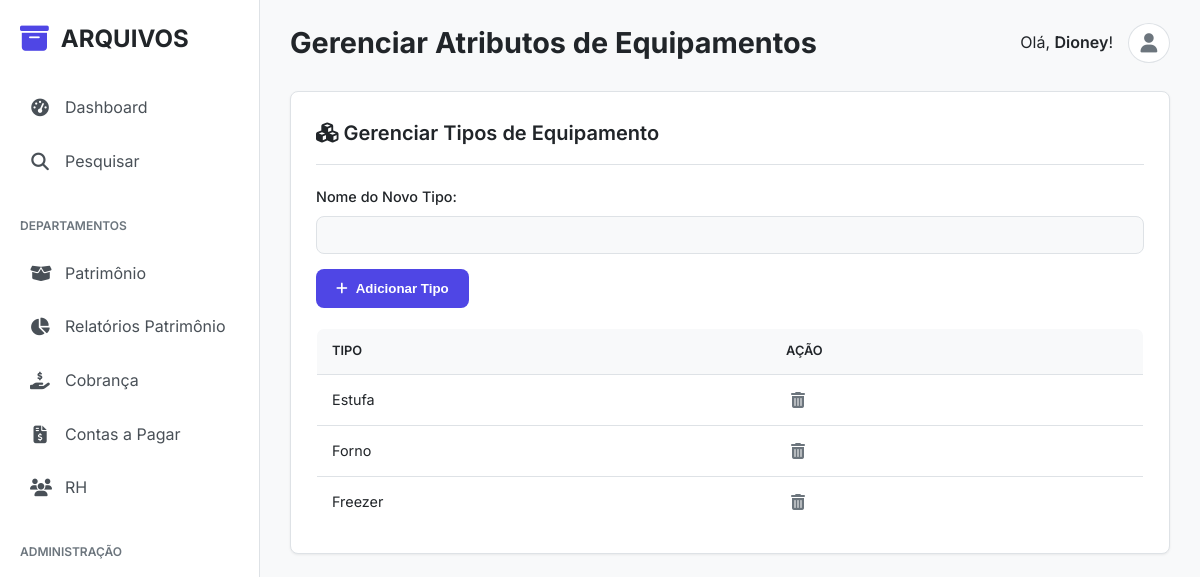
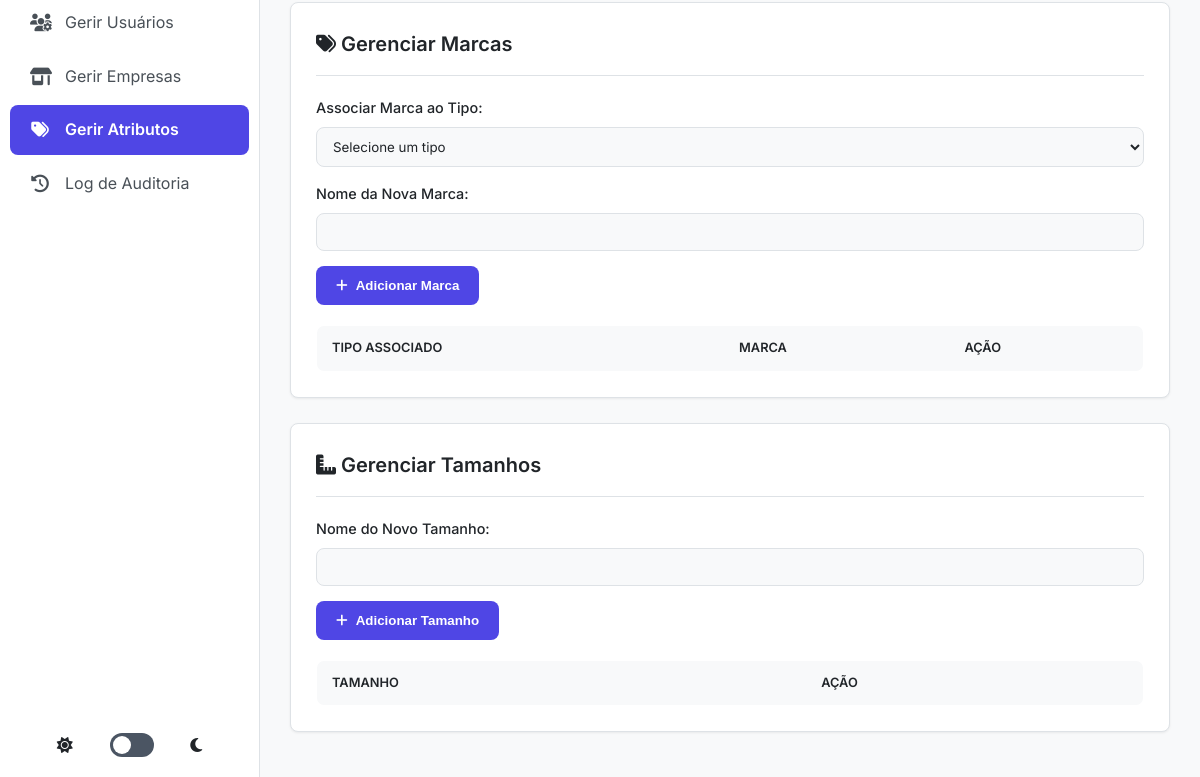
/super_admin/manage_attributes (signed in), run on an earlier commit of the app's database (2 pictures, top to bottom).
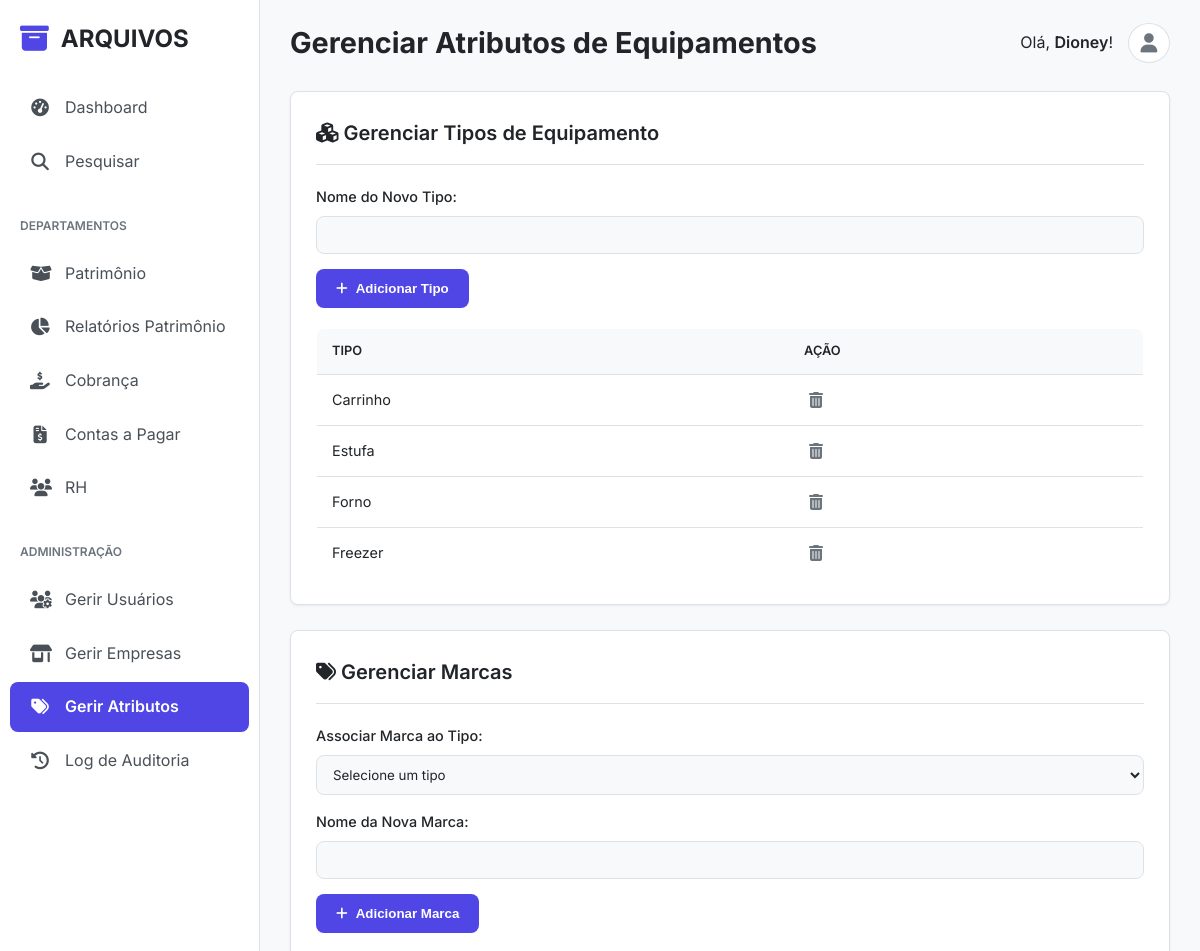
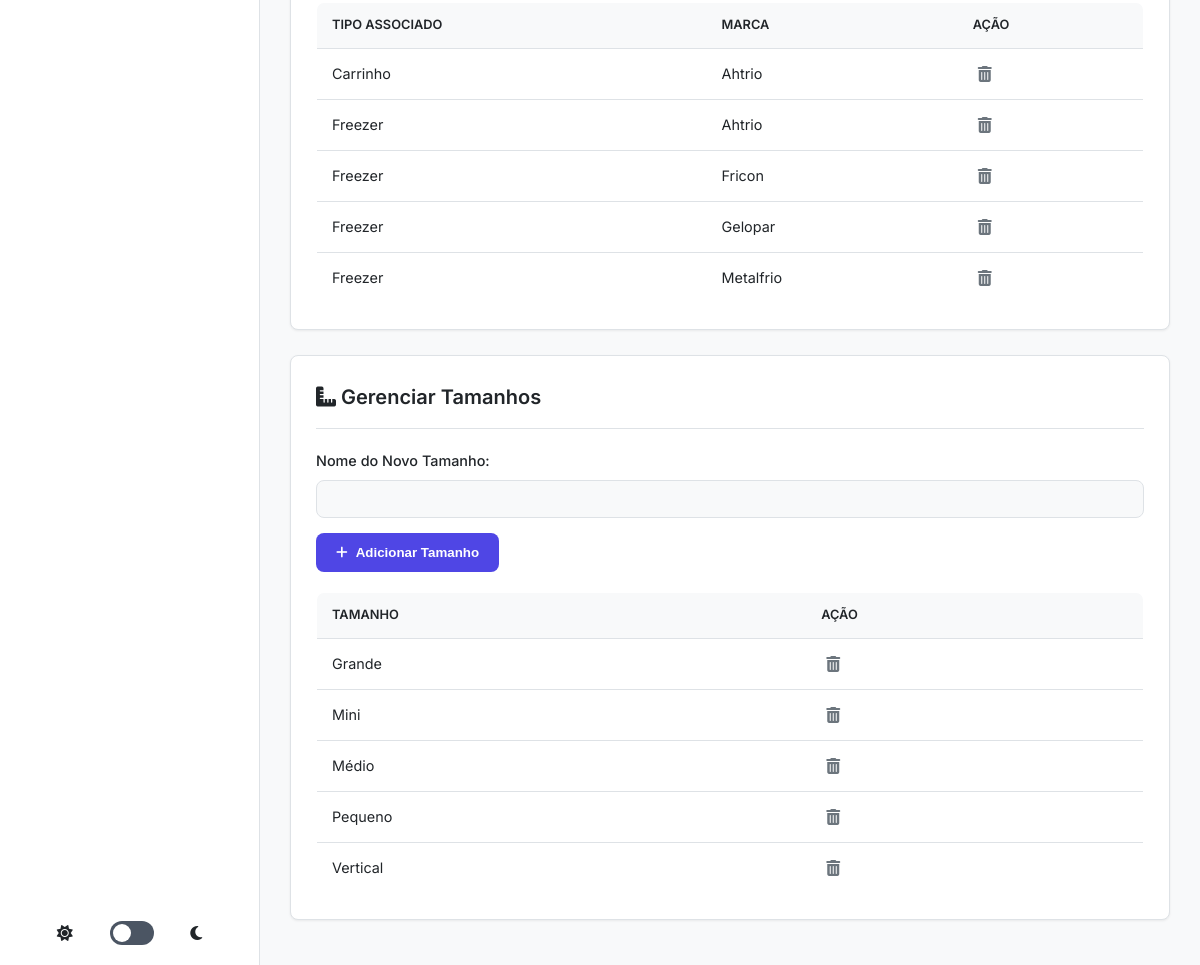
And on a later commit of the database (2 pictures, top to bottom).
### tables this page shows
CREATE TABLE tipos_equipamento (id INTEGER PRIMARY KEY, nome TEXT UNIQUE NOT NULL);

CREATE TABLE marcas (id INTEGER PRIMARY KEY, nome TEXT NOT NULL, tipo_id INTEGER NOT NULL, FOREIGN KEY (tipo_id) REFERENCES tipos_equipamento(id));

CREATE TABLE tamanhos (
            id INTEGER PRIMARY KEY AUTOINCREMENT,
            nome TEXT UNIQUE NOT NULL
        );

### app.py (the view)
@app.route('/super_admin/manage_attributes')
@login_required
@role_required(['super_admin'])
def manage_attributes():
    db = get_db()
    tipos = db.execute("SELECT * FROM tipos_equipamento ORDER BY nome").fetchall()
    marcas = db.execute("""
        SELECT m.id, m.nome, t.nome as tipo_nome
        FROM marcas m
        JOIN tipos_equipamento t ON m.tipo_id = t.id
        ORDER BY t.nome, m.nome
    """).fetchall()
    tamanhos = db.execute("SELECT * FROM tamanhos ORDER BY nome").fetchall()
    return render_template('super_admin/manage_attributes.html', tipos=tipos, marcas=marcas, tamanhos=tamanhos)

### app.py (called while the page is built)
@app.before_request
def log_request_info():
    print(f"\n>>> REQUISIÇÃO RECEBIDA: {request.method} {request.path}")
    print(f">>> Cabeçalho 'Cookie': {request.headers.get('Cookie')}")
    print(f">>> Sessão no início da requisição: {dict(session)}")

def login_required(f):
    @wraps(f)
    def decorated_function(*args, **kwargs):
        print(f"--- Verificando @login_required para a rota: '{request.endpoint}'")
        if 'logged_in' not in session:
            print(f"--- FALHA em @login_required. Sessão atual: {dict(session)}")
            flash('Você precisa fazer login para acessar esta página.', 'danger')
            return redirect(url_for('admin_login'))
        print(f"--- SUCESSO em @login_required. Usuário '{session.get('username')}' está logado.")
        return f(*args, **kwargs)
    return decorated_function

def role_required(allowed_roles):
    def decorator(f):
        @wraps(f)
        def decorated_function(*args, **kwargs):
            if not session.get('logged_in') or session.get('role') not in allowed_roles:
                if is_ajax_request():
                    return jsonify({'status': 'error', 'message': 'Você não tem permissão para esta ação.'}), 403
                log_action('acesso_negado', target_name=request.path)
                flash('Você não tem permissão para acessar esta página.', 'danger')
                return redirect(url_for('admin_dashboard'))
            return f(*args, **kwargs)
        return decorated_function
    return decorator

### database.py (called while the page is built)
def get_db():
    if 'db' not in g:
        g.db = sqlite3.connect(DATABASE)
        g.db.row_factory = sqlite3.Row
    return g.db

### templates/super_admin/manage_attributes.html (shortened to what this page needs)
{% extends "base.html" %}
{% block page_title %}Gerenciar Atributos de Equipamentos{% endblock %}
{% block content %}
<div class="card">
    <h2><i class="fas fa-cubes"></i> Gerenciar Tipos de Equipamento</h2>
    <form action="{{ url_for('add_tipo') }}" method="POST" class="form-section">
        <label for="nome_tipo">Nome do Novo Tipo:</label>
        <input type="text" id="nome_tipo" name="nome_tipo" required>
        <button type="submit" style="align-self: flex-start;"><i class="fas fa-plus"></i> Adicionar Tipo</button>
    </form>
    <div class="table-wrapper">
        <table>
            <thead><tr><th>Tipo</th><th>Ação</th></tr></thead>
            <tbody>
                {% for tipo in tipos %}
                <tr>
                    <td>{{ tipo.nome }}</td>
                    <td class="actions">
                        <form action="{{ url_for('delete_tipo', tipo_id=tipo.id) }}" method="POST" onsubmit="return confirm('Atenção! Excluir este tipo também removerá todas as marcas associadas. Deseja continuar?');">
                            <button type="submit" class="delete" title="Excluir"><i class="fas fa-trash-alt"></i></button>
                        </form>
                    </td>
                </tr>
                {% endfor %}
            </tbody>
        </table>
    </div>
</div>
<div class="card">
    <h2><i class="fas fa-tags"></i> Gerenciar Marcas</h2>
    <form action="{{ url_for('add_marca') }}" method="POST" class="form-section">
        <label for="tipo_id_marca">Associar Marca ao Tipo:</label>
        <select id="tipo_id_marca" name="tipo_id" required>
            <option value="">Selecione um tipo</option>
        </select>
        <label for="nome_marca">Nome da Nova Marca:</label>
        <input type="text" id="nome_marca" name="nome_marca" required>
        <button type="submit" style="align-self: flex-start;"><i class="fas fa-plus"></i> Adicionar Marca</button>
    </form>
    <div class="table-wrapper">
        <table>
            <thead><tr><th>Tipo Associado</th><th>Marca</th><th>Ação</th></tr></thead>
            <tbody>
                {% for marca in marcas %}
                <tr>
                    <td>{{ marca.tipo_nome }}</td>
                    <td>{{ marca.nome }}</td>
                    <td class="actions">
                        <form action="{{ url_for('delete_marca', marca_id=marca.id) }}" method="POST" onsubmit="return confirm('Tem certeza que deseja excluir esta marca?');">
                            <button type="submit" class="delete" title="Excluir"><i class="fas fa-trash-alt"></i></button>
                        </form>
                    </td>
                </tr>
                {% endfor %}
            </tbody>
        </table>
    </div>
</div>
<div class="card">
    <h2><i class="fas fa-ruler-combined"></i> Gerenciar Tamanhos</h2>
    <form action="{{ url_for('add_tamanho') }}" method="POST" class="form-section">
        <label for="nome_tamanho">Nome do Novo Tamanho:</label>
        <input type="text" id="nome_tamanho" name="nome_tamanho" required>
        <button type="submit" style="align-self: flex-start;"><i class="fas fa-plus"></i> Adicionar Tamanho</button>
    </form>
    <div class="table-wrapper">
        <table>
            <thead><tr><th>Tamanho</th><th>Ação</th></tr></thead>
            <tbody>
                {% for tamanho in tamanhos %}
                <tr>
                    <td>{{ tamanho.nome }}</td>
                    <td class="actions">
                        <form action="{{ url_for('delete_tamanho', tamanho_id=tamanho.id) }}" method="POST" onsubmit="return confirm('Tem certeza que deseja excluir este tamanho?');">
                            <button type="submit" class="delete" title="Excluir"><i class="fas fa-trash-alt"></i></button>
                        </form>
                    </td>
                </tr>
                {% endfor %}
            </tbody>
        </table>
    </div>
</div>
{% endblock %}

### templates/base.html (shortened to what this page needs)
<!DOCTYPE html>
<html lang="pt-br" data-theme="light">
<head>
    <link rel="stylesheet" href="https://cdnjs.cloudflare.com/ajax/libs/font-awesome/6.4.0/css/all.min.css">
    <link rel="stylesheet" href="{{ url_for('static', filename='css/style.css') }}">
</head>
<body data-is-super-admin="{{ 'true' if session.role == 'super_admin' else 'false' }}">
    {% block layout_wrapper %}
    <div class="page-wrapper">
        {% if session.logged_in %}
        <aside class="sidebar">
            <div class="sidebar-header">
                <i class="fas fa-archive logo-icon"></i>
                <h1 class="logo-text">ARQUIVOS</h1>
            </div>
            <nav class="sidebar-nav">
                <ul class="nav-menu">
                    <li class="nav-item">
                        <a href="{{ url_for('admin_dashboard') }}" class="nav-link {% if request.endpoint == 'admin_dashboard' or request.endpoint == 'super_admin_dashboard' %}active{% endif %}">
                            <i class="fas fa-tachometer-alt fa-fw"></i>
                            <span>Dashboard</span>
                        </a>
                    </li>
                    <li class="nav-item">
                        <a href="{{ url_for('index') }}" class="nav-link {% if request.endpoint == 'index' or request.endpoint == 'search' %}active{% endif %}">
                            <i class="fas fa-search fa-fw"></i>
                            <span>Pesquisar</span>
                        </a>
                    </li>
                    <li class="nav-category">Departamentos</li>
                    {% if 'admin_patrimonio' in session.get('role', '') or 'super_admin' in session.get('role', '') %}
                    <li class="nav-item">
                        <a href="{{ url_for('patrimonio_dashboard') }}" class="nav-link {% if 'patrimonio_dashboard' in request.endpoint %}active{% endif %}">
                            <i class="fas fa-box-open fa-fw"></i>
                            <span>Patrimônio</span>
                        </a>
                    </li>
                    <li class="nav-item">
                        <a href="{{ url_for('patrimonio_relatorios') }}" class="nav-link {% if 'patrimonio_relatorios' in request.endpoint %}active{% endif %}">
                            <i class="fas fa-chart-pie fa-fw"></i>
                            <span>Relatórios Patrimônio</span>
                        </a>
                    </li>
                    {% endif %}
                    {% if 'admin_cobranca' in session.get('role', '') or 'super_admin' in session.get('role', '') %}
                    <li class="nav-item">
                        <a href="{{ url_for('cobranca_dashboard') }}" class="nav-link {% if 'cobranca' in request.endpoint %}active{% endif %}">
                            <i class="fas fa-hand-holding-usd fa-fw"></i>
                            <span>Cobrança</span>
                        </a>
                    </li>
                    {% endif %}
                    {% if 'admin_contas_a_pagar' in session.get('role', '') or 'super_admin' in session.get('role', '') %}
                    <li class="nav-item">
                        <a href="{{ url_for('contas_a_pagar_dashboard') }}" class="nav-link {% if 'contas_a_pagar' in request.endpoint or 'documentos_diversos' in request.endpoint %}active{% endif %}">
                            <i class="fas fa-file-invoice-dollar fa-fw"></i>
                            <span>Contas a Pagar</span>
                        </a>
                    </li>
                    {% endif %}
                     {% if 'admin_rh' in session.get('role', '') or 'super_admin' in session.get('role', '') %}
                    <li class="nav-item">
                        <a href="{{ url_for('rh_dashboard') }}" class="nav-link {% if 'rh' in request.endpoint %}active{% endif %}">
                            <i class="fas fa-users fa-fw"></i>
                            <span>RH</span>
                        </a>
                    </li>
                    {% endif %}
                    {% if 'super_admin' in session.get('role', '') %}
                    <li class="nav-category">Administração</li>
                    <li class="nav-item">
                        <a href="{{ url_for('user_management') }}" class="nav-link {% if 'user_management' in request.endpoint or 'user_edit' in request.endpoint %}active{% endif %}">
                            <i class="fas fa-users-cog fa-fw"></i>
                            <span>Gerir Usuários</span>
                        </a>
                    </li>
                    <li class="nav-item">
                        <a href="{{ url_for('manage_stores') }}" class="nav-link {% if 'manage_stores' in request.endpoint %}active{% endif %}">
                            <i class="fas fa-store-alt fa-fw"></i>
                            <span>Gerir Empresas</span>
                        </a>
                    </li>
                     <li class="nav-item">
                        <a href="{{ url_for('manage_attributes') }}" class="nav-link {% if 'manage_attributes' in request.endpoint %}active{% endif %}">
                            <i class="fas fa-tags fa-fw"></i>
                            <span>Gerir Atributos</span>
                        </a>
                    </li>
                    <li class="nav-item">
                         <a href="{{ url_for('audit_log') }}" class="nav-link {% if 'audit' in request.endpoint %}active{% endif %}">
                            <i class="fas fa-history fa-fw"></i>
                            <span>Log de Auditoria</span>
                        </a>
                    </li>
                    {% endif %}
                </ul>
            </nav>
            <div class="sidebar-footer">
                <div class="theme-switcher">
                    <i class="fas fa-sun"></i>
                    <div class="switch">
                        <label for="theme-toggle"></label>
                    </div>
                    <i class="fas fa-moon"></i>
                </div>
            </div>
        </aside>
        {% endif %}
        <div class="main-content {% if not session.logged_in %}full-width{% endif %}">
            <header class="main-header">
                <div class="header-left">
                    <h2>{% block page_title %}{% endblock %}</h2>
                </div>
                <div class="header-right">
                    {% if session.logged_in %}
                    <div class="user-menu">
                        <span class="user-greeting">Olá, <strong>{{ session.username }}</strong>!</span>
                        <div class="user-dropdown">
                            <button class="user-avatar" onclick="toggleDropdown()">
                                <i class="fas fa-user"></i>
                            </button>
                        </div>
                    </div>
                    {% endif %}
                </div>
            </header>
            <main>
                {% block content %}{% endblock %}
            </main>
        </div>
    </div>
    {% endblock layout_wrapper %}
</body>
</html>

What changed in the data, as far as the page shows it:
added tipos_equipamento: nome "Carrinho"
added marcas: tipo_nome "Carrinho", nome "Ahtrio"
added marcas: tipo_nome "Freezer", nome "Ahtrio"
added marcas: tipo_nome "Freezer", nome "Fricon"
added marcas: tipo_nome "Freezer", nome "Gelopar"
added marcas: tipo_nome "Freezer", nome "Metalfrio"
added tamanhos: nome "Grande"
added tamanhos: nome "Mini"
added tamanhos: nome "Médio"
added tamanhos: nome "Pequeno"
added tamanhos: nome "Vertical"
